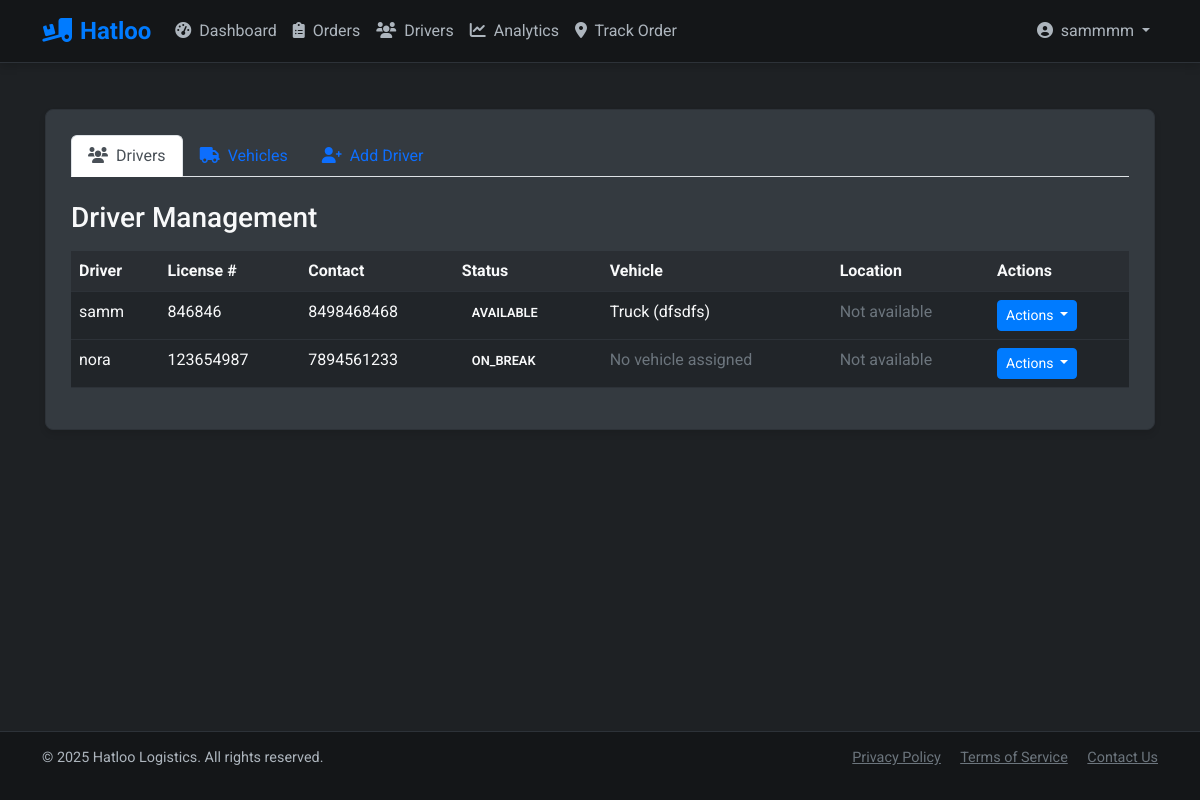
Screenshot of /admin/drivers/add (signed in) with the database file from the repository.
### models.py (models this page shows, shortened)
class User(UserMixin, db.Model):
    id = db.Column(db.Integer, primary_key=True)
    username = db.Column(db.String(64), unique=True, nullable=False)
    email = db.Column(db.String(120), unique=True, nullable=False)
    password_hash = db.Column(db.String(256), nullable=False)
    role = db.Column(db.String(20), nullable=False, default=ROLE_CUSTOMER)
    created_at = db.Column(db.DateTime, default=datetime.utcnow)
    orders = db.relationship('Order', backref='customer', lazy='dynamic',
                            foreign_keys='Order.customer_id')
    def is_admin(self):
        return self.role == ROLE_ADMIN

class Driver(db.Model):
    id = db.Column(db.Integer, primary_key=True)
    user_id = db.Column(db.Integer, db.ForeignKey('user.id'), nullable=False)
    license_number = db.Column(db.String(50), unique=True, nullable=False)
    phone = db.Column(db.String(20), nullable=False)
    status = db.Column(db.String(20), default='available')  # available, busy, offline
    current_location_lat = db.Column(db.Float, nullable=True)
    current_location_lng = db.Column(db.Float, nullable=True)
    user = db.relationship('User', backref=db.backref('driver_profile', uselist=False))
    vehicle = db.relationship('Vehicle', backref='driver', uselist=False)
    orders = db.relationship('Order', backref='assigned_driver', lazy='dynamic',
                           foreign_keys='Order.driver_id')

class Vehicle(db.Model):
    id = db.Column(db.Integer, primary_key=True)
    driver_id = db.Column(db.Integer, db.ForeignKey('driver.id'), nullable=False)
    type = db.Column(db.String(50), nullable=False)  # truck, van, car
    license_plate = db.Column(db.String(20), unique=True, nullable=False)
    capacity = db.Column(db.Float, nullable=False)  # in weight units
    status = db.Column(db.String(20), default='available')  # available, in_use, maintenance

### routes/admin.py (the view)
    def decorated_function(*args, **kwargs):
        if not current_user.is_authenticated or not current_user.is_admin():
            flash('You do not have permission to access this page.', 'danger')
            return redirect(url_for('auth.login'))
        return f(*args, **kwargs)

### routes/admin.py (called while the page is built, shortened)
def admin_required(f):
    def decorated_function(*args, **kwargs):
        if not current_user.is_authenticated or not current_user.is_admin():
            flash('You do not have permission to access this page.', 'danger')
            return redirect(url_for('auth.login'))
        return f(*args, **kwargs)
    decorated_function.__name__ = f.__name__
    return login_required(decorated_function)

@admin_bp.route('/drivers/add', methods=['GET', 'POST'])
@admin_required
def add_driver():
    form = DriverForm()
    drivers = Driver.query.all()
    vehicles = Vehicle.query.all()
    vehicle_form = VehicleForm()
    vehicle_form.driver_id.choices = [(d.id, d.user.username) for d in drivers]
    return render_template(
        'admin/drivers.html',
        title='Add Driver',
        form=form,
        drivers=drivers,
        vehicles=vehicles,
        vehicle_form=vehicle_form
    )

### templates/admin/drivers.html (shortened to what this page needs)
{% extends "layout.html" %}
{% block content %}
<div class="content-card">
    <ul class="nav nav-tabs mb-4" id="adminTabs" role="tablist">
        <li class="nav-item" role="presentation">
            <button class="nav-link active" id="drivers-tab" data-bs-toggle="tab" data-bs-target="#drivers-content" type="button" role="tab" aria-controls="drivers-content" aria-selected="true">
                <i class="fas fa-users me-2"></i>Drivers
            </button>
        </li>
        <li class="nav-item" role="presentation">
            <button class="nav-link" id="vehicles-tab" data-bs-toggle="tab" data-bs-target="#vehicles-content" type="button" role="tab" aria-controls="vehicles-content" aria-selected="false">
                <i class="fas fa-truck me-2"></i>Vehicles
            </button>
        </li>
        <li class="nav-item" role="presentation">
            <button class="nav-link" id="add-driver-tab" data-bs-toggle="tab" data-bs-target="#add-driver-content" type="button" role="tab" aria-controls="add-driver-content" aria-selected="false">
                <i class="fas fa-user-plus me-2"></i>Add Driver
            </button>
        </li>
    </ul>
    <div class="tab-content" id="adminTabsContent">
        <div class="tab-pane fade show active" id="drivers-content" role="tabpanel" aria-labelledby="drivers-tab">
            <h3 class="mb-3">Driver Management</h3>
            {% if drivers %}
            <div class="table-responsive">
                <table class="table table-dark">
                    <thead>
                        <tr>
                            <th>Driver</th>
                            <th>License #</th>
                            <th>Contact</th>
                            <th>Status</th>
                            <th>Vehicle</th>
                            <th>Location</th>
                            <th>Actions</th>
                        </tr>
                    </thead>
                    <tbody>
                        {% for driver in drivers %}
                        <tr>
                            <td>{{ driver.user.username }}</td>
                            <td>{{ driver.license_number }}</td>
                            <td>{{ driver.phone }}</td>
                            <td>
                                <span class="status-badge status-{{ driver.status }}">
                                    {{ driver.status }}
                                </span>
                            </td>
                            <td>
                                {% if driver.vehicle %}
                                    {{ driver.vehicle.type.capitalize() }} ({{ driver.vehicle.license_plate }})
                                {% else %}
                                    <span class="text-muted">No vehicle assigned</span>
                                {% endif %}
                            </td>
                            <td>
                                {% if driver.current_location_lat and driver.current_location_lng %}
                                    <a href="#" class="btn btn-sm btn-outline-info view-location-btn"
                                       data-lat="{{ driver.current_location_lat }}"
                                       data-lng="{{ driver.current_location_lng }}">
                                        <i class="fas fa-map-marker-alt"></i> View
                                    </a>
                                {% else %}
                                    <span class="text-muted">Not available</span>
                                {% endif %}
                            </td>
                            <td>
                                <div class="btn-group">
                                    <button type="button" class="btn btn-sm btn-primary dropdown-toggle" data-bs-toggle="dropdown" aria-expanded="false">
                                        Actions
                                    </button>
                                </div>
                            </td>
                        </tr>
                        {% endfor %}
                    </tbody>
                </table>
            </div>
            {% else %}
            <div class="alert alert-info">
                <i class="fas fa-info-circle me-2"></i>No drivers found. Add your first driver using the "Add Driver" tab.
            </div>
            {% endif %}
        </div>
    </div>
</div>
{% endblock %}

### templates/layout.html (shortened to what this page needs)
<!DOCTYPE html>
<html lang="en">
<head>
    <link href="https://cdn.jsdelivr.net/npm/bootstrap@5.2.3/dist/css/bootstrap.min.css" rel="stylesheet">
    <link href="https://cdnjs.cloudflare.com/ajax/libs/font-awesome/6.0.0/css/all.min.css" rel="stylesheet">
    <link rel="stylesheet" href="https://unpkg.com/leaflet@1.7.1/dist/leaflet.css" />
    <link rel="stylesheet" href="{{ url_for('static', filename='css/style.css') }}">
</head>
<body class="dark-mode">
    <nav class="navbar navbar-expand-lg navbar-dark bg-dark">
        <div class="container">
            <a class="navbar-brand" href="{{ url_for('index') }}">
                <i class="fas fa-truck-loading me-2"></i>Hatloo
            </a>
            <div class="collapse navbar-collapse" id="navbarNav">
                <ul class="navbar-nav me-auto">
                    {% if current_user.is_authenticated %}
                        {% if current_user.is_admin() %}
                            <li class="nav-item">
                                <a class="nav-link {% if request.endpoint == 'admin.dashboard' %}active{% endif %}" href="{{ url_for('admin.dashboard') }}">
                                    <i class="fas fa-tachometer-alt me-1"></i> Dashboard
                                </a>
                            </li>
                            <li class="nav-item">
                                <a class="nav-link {% if request.endpoint == 'admin.orders' %}active{% endif %}" href="{{ url_for('admin.orders') }}">
                                    <i class="fas fa-clipboard-list me-1"></i> Orders
                                </a>
                            </li>
                            <li class="nav-item">
                                <a class="nav-link {% if request.endpoint == 'admin.drivers' %}active{% endif %}" href="{{ url_for('admin.drivers') }}">
                                    <i class="fas fa-users me-1"></i> Drivers
                                </a>
                            </li>
                            <li class="nav-item">
                                <a class="nav-link {% if request.endpoint == 'analytics.dashboard' %}active{% endif %}" href="{{ url_for('analytics.dashboard') }}">
                                    <i class="fas fa-chart-line me-1"></i> Analytics
                                </a>
                            </li>
                        {% endif %}
                    {% endif %}
                    <li class="nav-item">
                        <a class="nav-link {% if request.endpoint == 'orders.track' %}active{% endif %}" href="{{ url_for('orders.track') }}">
                            <i class="fas fa-map-marker-alt me-1"></i> Track Order
                        </a>
                    </li>
                </ul>
                <ul class="navbar-nav">
                    {% if current_user.is_authenticated %}
                        <li class="nav-item dropdown">
                            <a class="nav-link dropdown-toggle" href="#" id="navbarDropdown" role="button" data-bs-toggle="dropdown" aria-expanded="false">
                                <i class="fas fa-user-circle me-1"></i> {{ current_user.username }}
                            </a>
                        </li>
                    {% endif %}
                </ul>
            </div>
        </div>
    </nav>
    <div class="container main-container">
        {% block content %}{% endblock %}
    </div>
    <footer class="footer">
        <div class="container">
            <div class="row">
                <div class="col-md-6 text-center text-md-start">
                    <p>&copy; 2025 Hatloo Logistics. All rights reserved.</p>
                </div>
                <div class="col-md-6 text-center text-md-end">
                    <a href="#" class="text-muted me-3">Privacy Policy</a>
                    <a href="#" class="text-muted me-3">Terms of Service</a>
                    <a href="#" class="text-muted">Contact Us</a>
                </div>
            </div>
        </div>
    </footer>
</body>
</html>

### static/css/style.css (style rules this page uses)
:root { --primary: #007bff; --secondary: #6c757d; --success: #28a745; --danger: #dc3545; --warning: #ffc107; --info: #17a2b8; --dark: #1e2124; --darker: #141618; --light-gray: #343a40; --medium-gray: #2a2e33; --text-primary: #f8f9fa; --text-secondary: #adb5bd; --border-color: #2d3238; }
body { background-color: var(--dark); color: var(--text-primary); font-family: 'Roboto', sans-serif; margin: 0; padding: 0; min-height: 100vh; display: flex; flex-direction: column; }
.navbar { background-color: var(--darker) !important; border-bottom: 1px solid var(--border-color); box-shadow: 0 2px 10px rgba(0, 0, 0, 0.2); }
.navbar-brand { font-weight: 700; font-size: 1.5rem; color: var(--primary) !important; }
.navbar-dark .navbar-nav .nav-link { color: var(--text-secondary); transition: color 0.3s; }
.main-container { flex: 1; padding: 30px 15px; }
.content-card { background-color: var(--light-gray); border-radius: 8px; border: 1px solid var(--border-color); padding: 25px; margin-bottom: 25px; box-shadow: 0 4px 6px rgba(0, 0, 0, 0.1); }
.btn-primary { background-color: var(--primary); border-color: var(--primary); }
.table { color: var(--text-primary); }
.table-dark { background-color: var(--light-gray); }
.table-dark thead th { background-color: var(--medium-gray); border-color: var(--border-color); }
.table-dark tbody td { border-color: var(--border-color); }
.status-badge { padding: 5px 10px; border-radius: 30px; font-size: 0.8rem; font-weight: 600; text-transform: uppercase; }
footer { background-color: var(--darker); border-top: 1px solid var(--border-color); padding: 15px 0; text-align: center; font-size: 0.9rem; color: var(--text-secondary); margin-top: auto; }

### rows the page displays
User: username "sammmm"
Driver: user.username "samm", license_number "846846", phone "8498468468", status "AVAILABLE", vehicle.type "Truck", vehicle.license_plate "dfsdfs", shows "Not available"
Driver: user.username "nora", license_number "123654987", phone "7894561233", status "ON_BREAK", shows "No vehicle assigned", shows "Not available"
